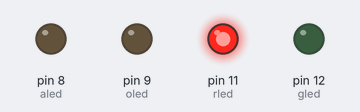
Simulated run of this sketch. Board: Arduino Uno, built with avr-gcc and run on an emulated ATmega328P. On the bench: output pins drawn as LEDs (lit = HIGH).

Above: at 1.5 s.
At 3.2 s:
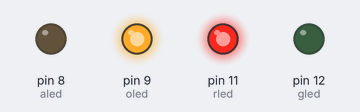
At 4.4 s:
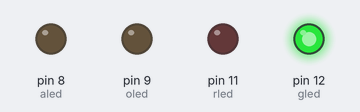
At 5.5 s:
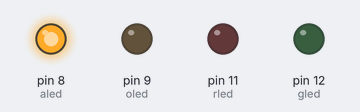
Timing chart, 0 to 7.5 s (numbered marks = the images above):
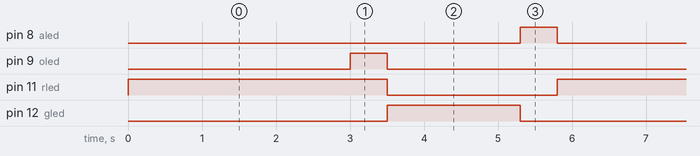

The sketch:

Binary.ino
```cpp
int rled = 11;
int gled=12;
int aled=8;
int oled=9;
void setup()
{
  pinMode(rled,OUTPUT);
  pinMode(gled,OUTPUT);
  pinMode(aled,OUTPUT);
  pinMode(oled,OUTPUT);
}
void loop()
{
  digitalWrite(rled,HIGH);
  digitalWrite(gled,LOW);
  digitalWrite(aled,LOW);
  digitalWrite(oled,LOW);
  delay(3000);
  digitalWrite(rled,HIGH);
  digitalWrite(gled,LOW);
  digitalWrite(aled,LOW);
  digitalWrite(oled,HIGH);
  delay(500);
  digitalWrite(rled,LOW);
  digitalWrite(gled,HIGH);
  digitalWrite(aled,LOW);
  digitalWrite(oled,LOW);
  delay(1800);
  digitalWrite(rled,LOW);
  digitalWrite(gled,LOW);
  digitalWrite(aled,HIGH);
  digitalWrite(oled,LOW);
  delay(500);

 }
```

Measured:
- by itself, pin 8 (aled), pin 9 (oled): alternates HIGH for 0.50 s and LOW for 5.3 s
- by itself, pin 11 (rled): alternates HIGH for 3.5 s and LOW for 2.3 s
- by itself, pin 12 (gled): alternates HIGH for 1.8 s and LOW for 4.0 s
